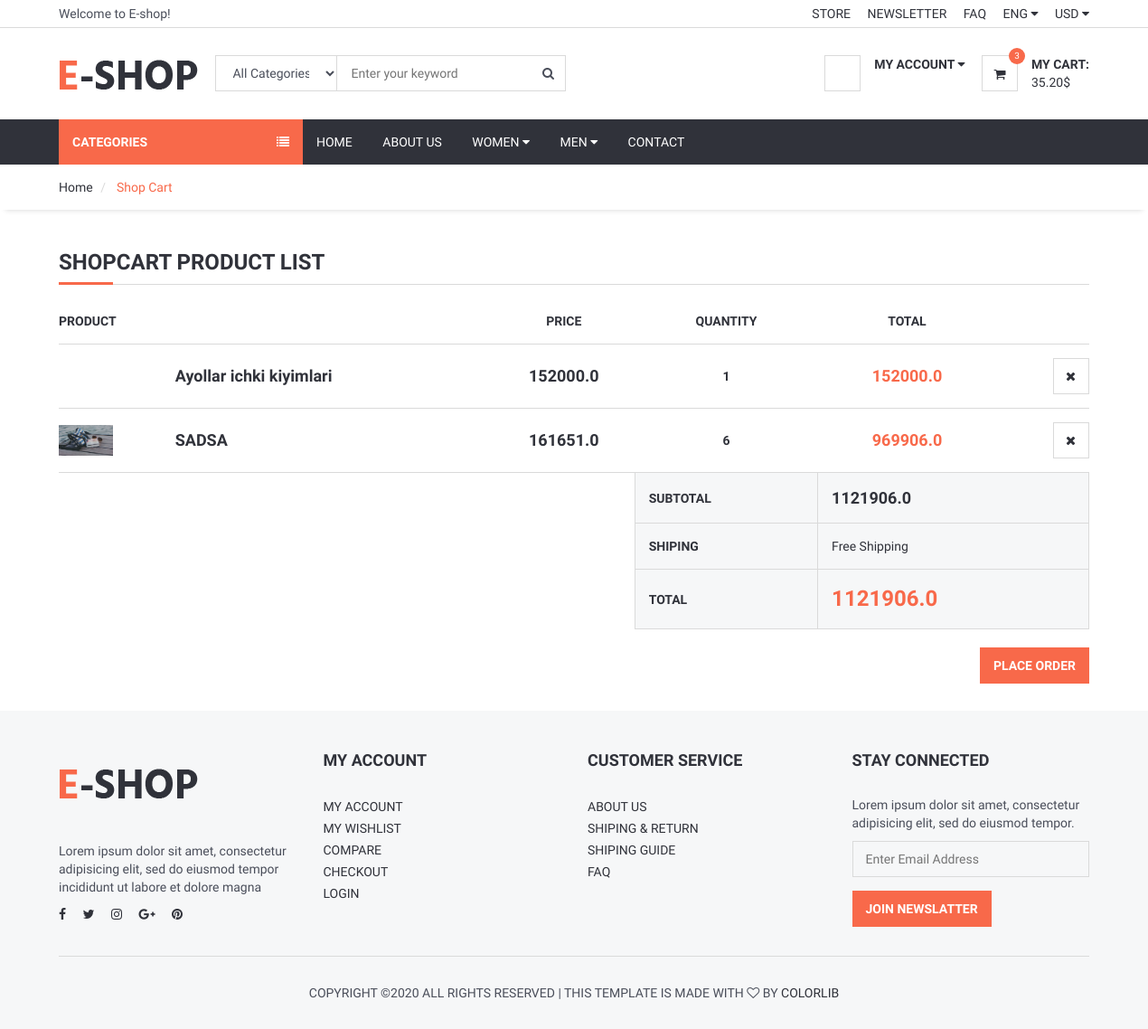
The app's page /shopcart/ (signed in), older data.
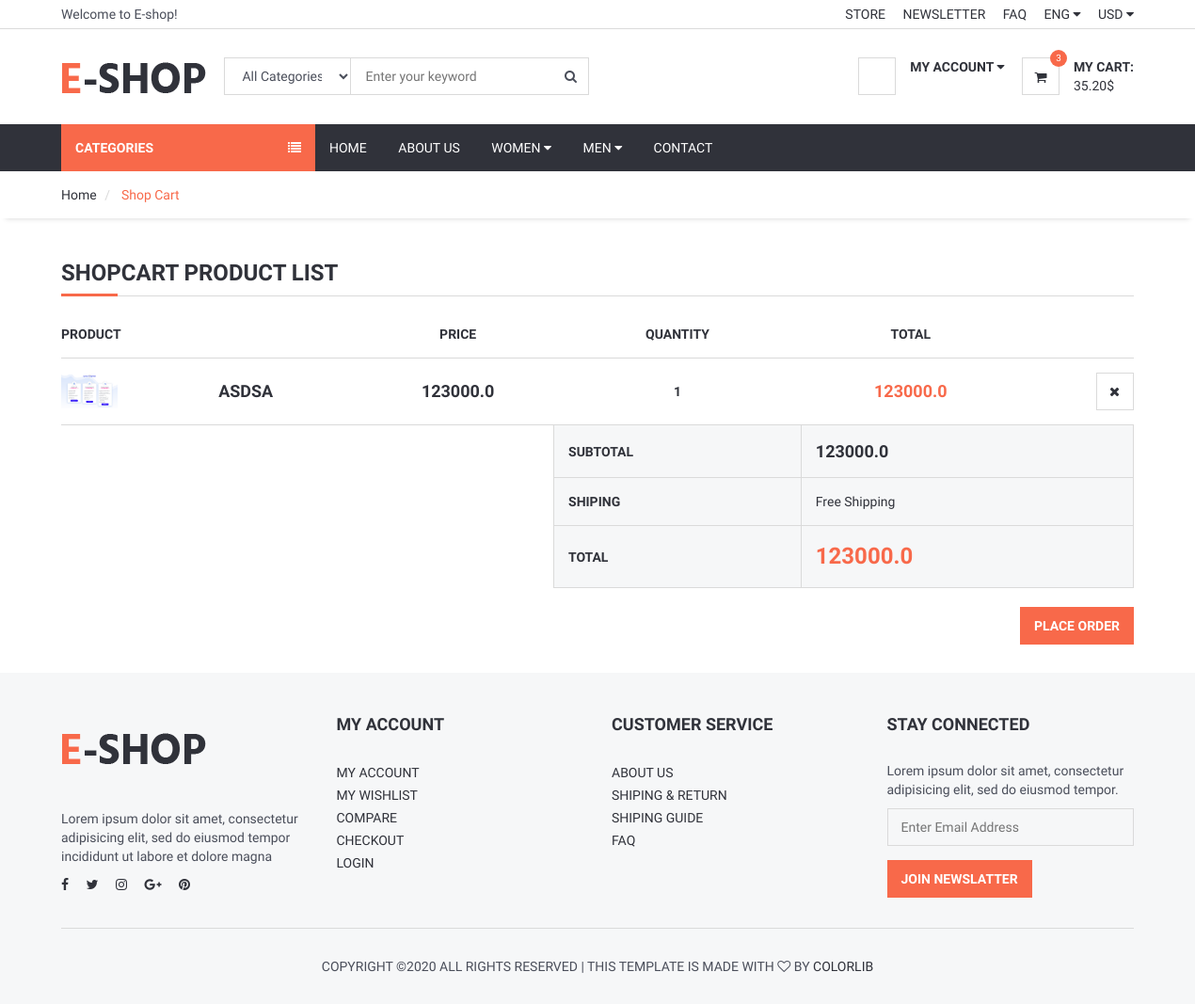
The same page, newer data.
### order/models.py (models this page shows, shortened)
class ShopCart(models.Model):
    user = models.ForeignKey(User, on_delete=models.SET_NULL, null=True)
    product = models.ForeignKey(Product, on_delete=models.SET_NULL, null=True)
    quantity = models.IntegerField()
    @property
    def amount(self):
        return (self.quantity * self.product.price)

### product/models.py (models this page shows, shortened)
class Product(models.Model):
    STATUS = (
        ('True', 'Mavjud'),
        ('False', 'Mavjud Emas'),
    )
    Variants=(
        ('None', 'None'),
        ('Color', 'Color'),
        ('Size', 'Size'),
        ('Size-Color', 'Size-Color'),
    )
    category = models.ForeignKey(Category, on_delete=models.CASCADE)
    title = models.CharField(max_length=255, unique=True)
    keywords = models.CharField(max_length=255, unique=True)
    description = models.TextField(blank=True)
    image = models.ImageField(blank=True, upload_to='images/')
    price = models.FloatField()
    amount = models.IntegerField()
    minamount = models.IntegerField()
    detail = RichTextUploadingField()
    variant = models.CharField(max_length=15, choices=Variants, default='None')
    status = models.CharField(max_length=15, choices=STATUS)
    slug = models.SlugField(null=False, unique=True)
    create_at = models.DateTimeField(auto_now_add=True)
    update_at = models.DateTimeField(auto_now=True)
    def __str__(self):
        return self.title
    def image_tag(self):
        return mark_safe('<img src="{}" height="50">'.format(self.image.url))
    image_tag.short_description = 'Image'

### order/views.py (the view)
# urls.py: path('shopcart/', OrderViews.shopcart, name='shopcart'),
def shopcart(request):
    category = Category.objects.all()
    current_user = request.user
    shopcart = ShopCart.objects.filter(user_id=current_user.id)
    total = 0
    for rs in shopcart:
        total += rs.product.price * rs.quantity
    context = {
        'category': category,
        'shopcart': shopcart,
        'total': total,
    }
    return render(request, 'shopcart.html', context)

### order/templates/shopcart.html (shortened to what this page needs)
{% extends 'homebase.html' %}
{% load static %}
{% block sidebar %}{% include 'sidebar.html' %} {% endblock %}
{% block body %}
	<div id="breadcrumb">
		<div class="container">
			<ul class="breadcrumb">
				<li><a href="/">Home</a></li>
				<li class="active"> Shop Cart  </li>
			</ul>
		</div>
	</div>
	<div class="section">
		<div class="container">
			<div class="row">
                    <div class="col-md-12">
						<div class="order-summary clearfix">
							<div class="section-title">
								<h3 class="title">Shopcart Product List</h3>
							</div>
							<table class="shopping-cart-table table">
								<thead>
									<tr>
										<th>Product</th>
										<th></th>
										<th class="text-center">Price</th>
										<th class="text-center">Quantity</th>
										<th class="text-center">Total</th>
										<th class="text-right"></th>
									</tr>
								</thead>
								<tbody>
                                {% for rs in shopcart %}
									<tr>
										<td class="thumb"><img src="{{ rs.product.image.url }}" alt=""></td>
										<td class="details">
											<a href="/product/{{ rs.product.id }}/{{ rs.product.slug }}">{{ rs.product}}</a>
										</td>
										<td class="price text-center"><strong>{{rs.product.price}}</strong><br></td>
                                        <td class="qty text-center"><strong>{{ rs.quantity }} </strong></td>
										<td class="total text-center"><strong class="primary-color">{{rs.amount}}</strong></td>
                                        <td class="text-right"><a href="/order/deletefromcart/{{ rs.id }}" onclick="return confirm('Delete! Are you sure?')" class="main-btn icon-btn"><i class="fa fa-close"></i></a></td>
									</tr>
                                {% endfor %}
								</tbody>
								<tfoot>
									<tr>
										<th class="empty" colspan="3"></th>
										<th>SUBTOTAL</th>
										<th colspan="2" class="sub-total">{{ total }}</th>
									</tr>
									<tr>
										<th class="empty" colspan="3"></th>
										<th>SHIPING</th>
										<td colspan="2">Free Shipping</td>
									</tr>
									<tr>
										<th class="empty" colspan="3"></th>
										<th>TOTAL</th>
										<th colspan="2" class="total">{{total}}</th>
									</tr>
								</tfoot>
							</table>
							<div class="pull-right">
								<a href="/order/orderproduct" class="primary-btn">Place Order</a>
							</div>
						</div>
					</div>
			</div>
		</div>
	</div>
 {% endblock %}
{% block footer %}{% include 'footer.html' %} {% endblock %}

Row changes from the older to the newer data that the page shows:
removed ShopCart: product "Ayollar ichki kiyimlari", product.price "152000.0", quantity "1", amount "152000.0"
removed ShopCart: product.image (picture), product "SADSA", product.price "161651.0", quantity "6", amount "969906.0"
added ShopCart: product.image (picture), product "ASDSA", product.price "123000.0", quantity "1", amount "123000.0"
Text that changed along with them:
{{ total }}: "1121906.0" → "123000.0"
